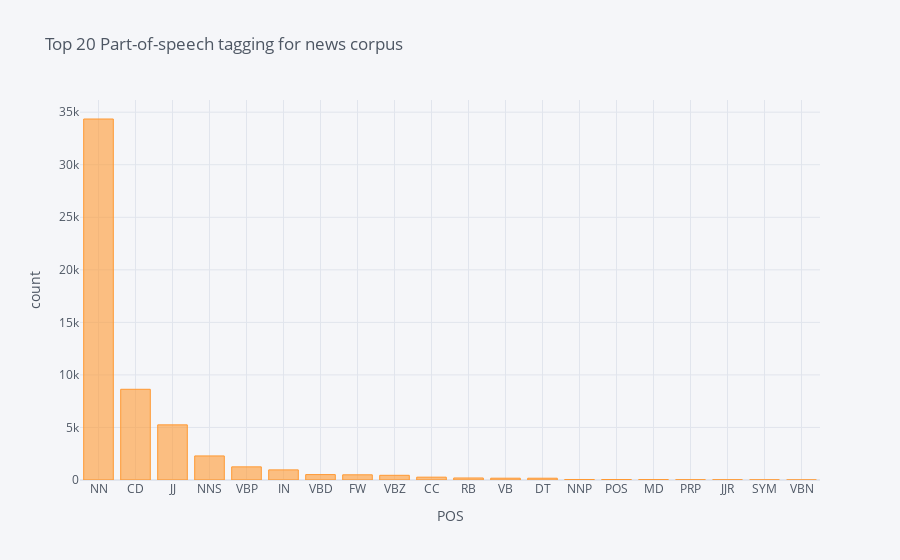

The cell this chart's notebook holds for it:
### Code cell
blob = TextBlob(str(df["preprocessed_news"]))
pos_df = pd.DataFrame(blob.tags, columns=["word", "pos"])
pos_df = pos_df.pos.value_counts()[:20]
pos_df.iplot(
    kind="bar",
    xTitle="POS",
    yTitle="count",
    title="Top 20 Part-of-speech tagging for news corpus",
)

### Figure 1 — Plotly figure (JSON) as saved in the notebook; plotly's stock layout.template omitted (floating-point values rounded to 4 significant figures)
{"data": [{"marker": {"color": "rgba(255, 153, 51, 0.6)", "line": {"color": "rgba(255, 153, 51, 1.0)", "width": 1}}, "name": "pos", "orientation": "v", "text": "", "type": "bar", "x": ["NN", "CD", "JJ", "NNS", "VBP", "IN", "VBD", "FW", "VBZ", "CC", "RB", "VB", "DT", "NNP", "POS", "MD", "PRP", "JJR", "SYM", "VBN"], "y": [34354, 8632, 5247, 2290, 1251, 963, 515, 494, 447, 270, 192, 172, 170, 49, 47, 39, 27, 25, 16, 9]}], "layout": {"legend": {"bgcolor": "#F5F6F9", "font": {"color": "#4D5663"}}, "paper_bgcolor": "#F5F6F9", "plot_bgcolor": "#F5F6F9", "title": {"font": {"color": "#4D5663"}, "text": "Top 20 Part-of-speech tagging for news corpus"}, "xaxis": {"gridcolor": "#E1E5ED", "showgrid": true, "tickfont": {"color": "#4D5663"}, "title": {"font": {"color": "#4D5663"}, "text": "POS"}, "zerolinecolor": "#E1E5ED"}, "yaxis": {"gridcolor": "#E1E5ED", "showgrid": true, "tickfont": {"color": "#4D5663"}, "title": {"font": {"color": "#4D5663"}, "text": "count"}, "zerolinecolor": "#E1E5ED"}}}
